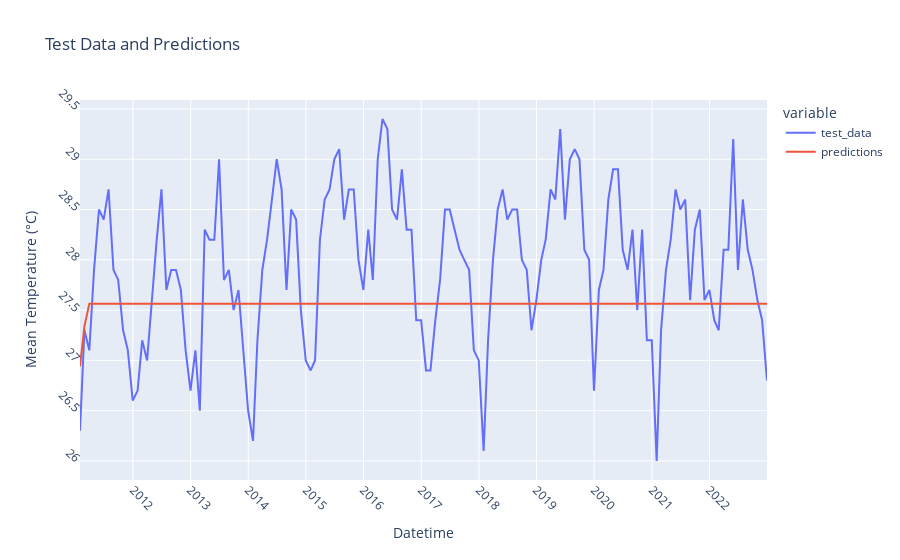

The cell this chart's notebook holds for it:
### Markdown cell above
##### Similar to the AR model above (without rolling window), clear pattern in residual data - means that there's some dynamic data that is failed to be captured i.e. not good.

### Code cell
plot_data = pd.DataFrame({'datetime': test_data.index, 'test_data': test_data.values, 'predictions': predictions})
# print(plot_data)
fig_pred_test = px.line(plot_data, x='datetime', y=['test_data', 'predictions'], labels={'datetime': 'Datetime', 'value': 'Mean Temperature (°C)'}, title='Test Data and Predictions')
fig_pred_test.update_xaxes(dtick='M12', tickangle=45)
fig_pred_test.update_yaxes(dtick=0.5, tickangle=45)
fig_pred_test.update_traces(hovertemplate='Datetime: %{x}<br>Mean Temperature: %{y}°C')
fig_pred_test.show()

print(f"Mean Absolute Percent Error: {round(np.mean(abs(residuals/test_data)), 4)}")
print(f"Root Mean Squared Error: {np.sqrt(np.mean(residuals**2))}")

### Figure 1 — Plotly figure (JSON) as saved in the notebook; plotly's stock layout.template omitted (floating-point values rounded to 4 significant figures; data arrays with more than 128 entries replaced by an {"elided": "..."} marker saying what was removed)
{"data": [{"hovertemplate": "Datetime: %{x}<br>Mean Temperature: %{y}°C", "legendgroup": "test_data", "line": {"color": "#636efa", "dash": "solid"}, "marker": {"symbol": "circle"}, "mode": "lines", "name": "test_data", "orientation": "v", "showlegend": true, "type": "scatter", "x": {"elided": "144 str values"}, "xaxis": "x", "y": {"elided": "144 float values"}, "yaxis": "y"}, {"hovertemplate": "Datetime: %{x}<br>Mean Temperature: %{y}°C", "legendgroup": "predictions", "line": {"color": "#EF553B", "dash": "solid"}, "marker": {"symbol": "circle"}, "mode": "lines", "name": "predictions", "orientation": "v", "showlegend": true, "type": "scatter", "x": {"elided": "144 str values"}, "xaxis": "x", "y": {"elided": "144 float values"}, "yaxis": "y"}], "layout": {"legend": {"title": {"text": "variable"}, "tracegroupgap": 0}, "title": {"text": "Test Data and Predictions"}, "xaxis": {"anchor": "y", "domain": [0, 1], "dtick": "M12", "tickangle": 45, "title": {"text": "Datetime"}}, "yaxis": {"anchor": "x", "domain": [0, 1], "dtick": 0.5, "tickangle": 45, "title": {"text": "Mean Temperature (°C)"}}}}
